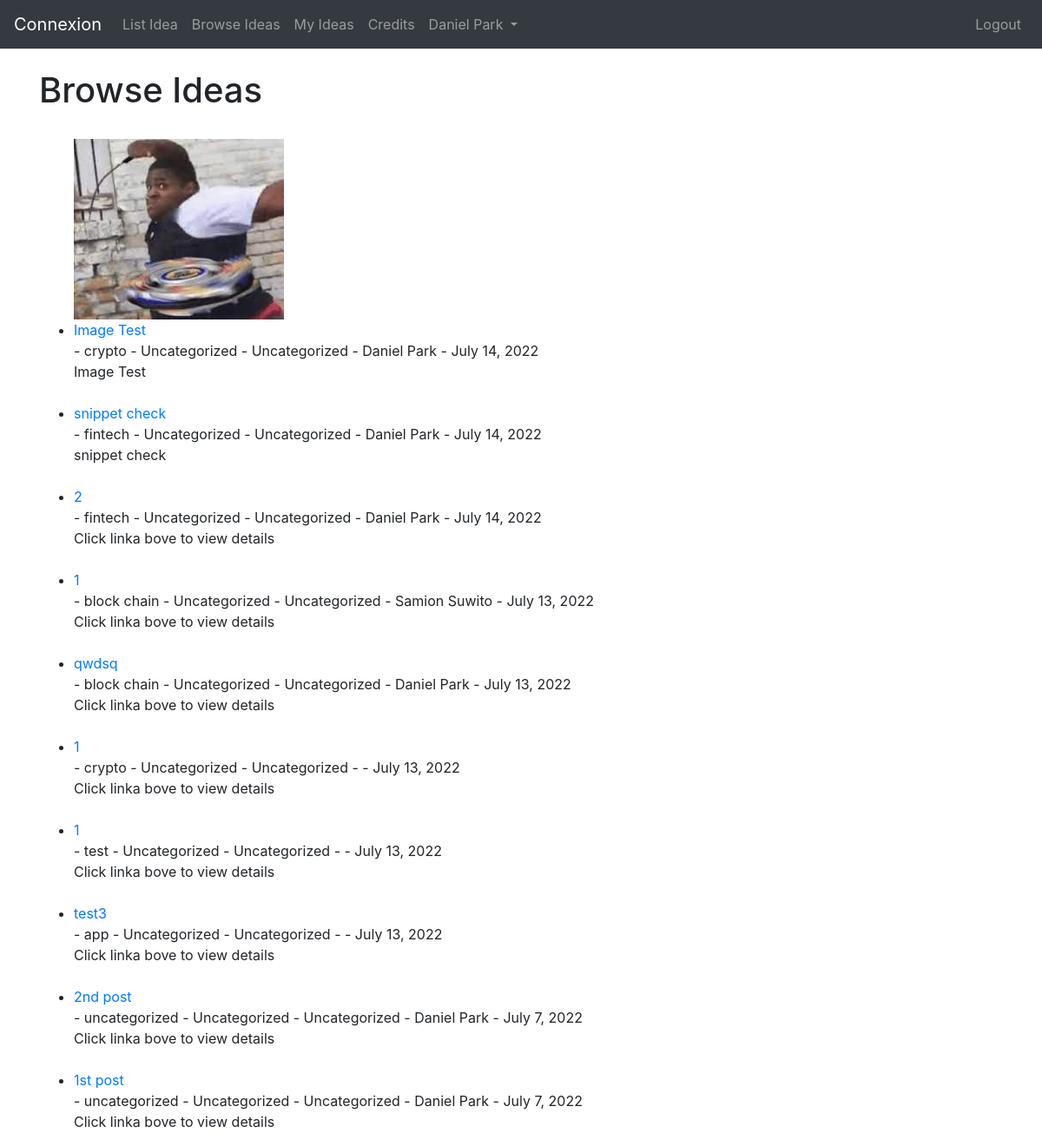
/browse_post/ (signed in), run on an earlier commit of the app's database.
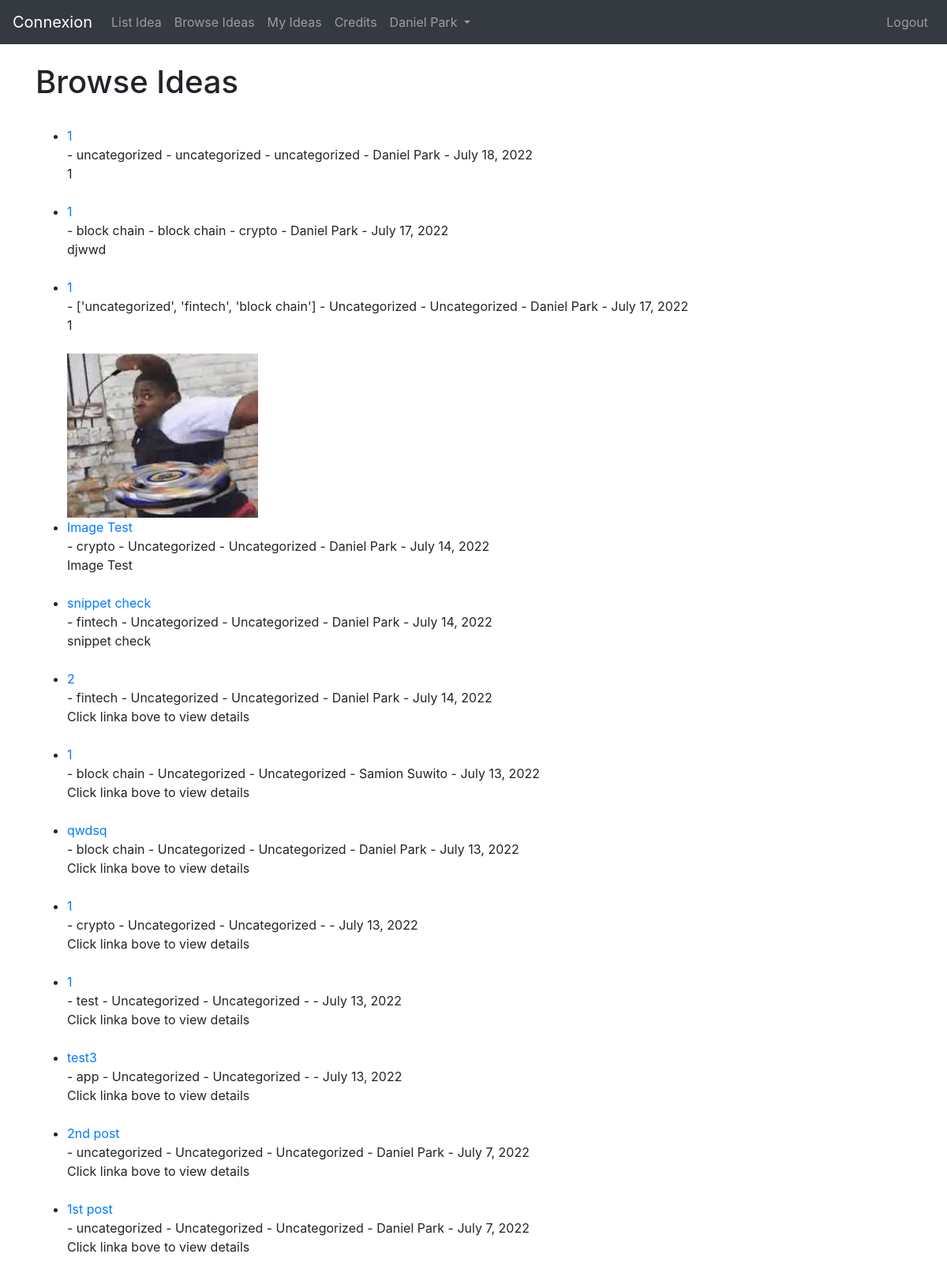
And on a later commit of the database.
### thesite/models.py (models this page shows, shortened)
class Post(models.Model):
    title = models.CharField(max_length=255)
    header_image = models.ImageField(null=True, blank=True, upload_to="images/")
    title_tag = models.CharField(max_length=255, default = "Post")
    author = models.ForeignKey(User, on_delete=models.CASCADE, null=True)
    size = models.IntegerField()
    budget = models.IntegerField()
    post_date = models.DateField(auto_now_add=True)
    category = models.CharField(max_length=255, default = "Uncategorized")
    category2 = models.CharField(max_length=255, default = "Uncategorized")
    category3 = models.CharField(max_length=255, default = "Uncategorized")
    snippet = models.CharField(max_length=255)
    description = RichTextField(blank=True, null=True)
    likes = models.ManyToManyField(User, related_name='blog_posts')
    terms = models.IntegerField(null=True)

### thesite/views.py (the view)
# urls.py: path('browse_post/', BrowseView.as_view(), name="browse_post"),
class BrowseView(ListView):
    model = Post
    template_name = 'browse_post.html'
    cats = Category.objects.all()
    ordering = ['-id']
    def get_context_data(self, *args, **kwargs):
        cat_menu = Category.objects.all()
        context = super(BrowseView, self).get_context_data(*args, **kwargs)
        context["cat_menu"] = cat_menu
        return context

### thesite/models.py (called while the page is built)
    def __str__(self):
        return self.name

### thesite/templates/browse_post.html
{% extends 'base.html' %}
{% block content %}
{% if user.is_authenticated %}
    <h1>Browse Ideas</h1>
    <ul>
    {% for post in object_list %}
        <br/>
        {% if post.header_image %}
            <img src="{{ post.header_image.url }}">
        {% endif %}
        <li><a href = "{% url 'article-detail' post.pk %}">{{ post.title }}</a>
             <br/> - {{ post.category }} - {{ post.category2 }} - {{ post.category3 }} - {{ post.author.first_name }}
        {{ post.author.last_name }} -  {{ post.post_date }}<br/>
        {{ post.snippet|slice:":200"|safe }}
        </li>
    {% endfor %}
    </ul>
{% else %}
You need to login to access this page
{% endif %}
{% endblock %}

### thesite/templates/base.html (shortened to what this page needs)
<!doctype html>
<html lang="en">
  <head>
    <link rel="stylesheet" href="https://cdn.jsdelivr.net/npm/bootstrap@4.4.1/dist/css/bootstrap.min.css">
  </head>
  <body>
<nav class="navbar navbar-expand-lg navbar-dark bg-dark">
  <a class="navbar-brand" href="{% url 'home' %}">Connexion</a>
  <div class="collapse navbar-collapse" id="navbarSupportedContent">
    <ul class="navbar-nav mr-auto">
      {% if user.is_authenticated %}
        <li class="nav-item">
          <a class="nav-link" href="{% url 'add_post' %}">List Idea</a>
        </li>
        <li class="nav-item">
          <a class="nav-link" href="{% url 'browse_post' %}">Browse Ideas</a>
        </li>
        <li class="nav-item">
          <a class="nav-link" href="{% url 'browse_post' %}">My Ideas</a>
        </li>
        <li class="nav-item">
          <a class="nav-link" href="{% url 'browse_post' %}">Credits</a>
        </li>
        <li class="nav-item dropdown">
          <a class="nav-link dropdown-toggle" href="#" id="navbarDropdown" role="button" data-toggle="dropdown" aria-haspopup="true" aria-expanded="false">
            {{ user.first_name }}
            {{ user.last_name }}
          </a>
        </li>
      {% endif %}
    </ul>
    {% if user.is_authenticated %}
      <ul class="navbar-nav ml-auto">
        <li class="nav-item">
          <a class="nav-link" href="{% url 'logout' %}">Logout</a>
        </li>
      </ul>
    {% endif %}
  </div>
</nav>
    <br/>
    <div class = "container">
        {% block content %}
        {% endblock %}
    </div>
  </body>
</html>

What changed in the data, as far as the page shows it:
added Post: title "1", category "uncategorized", category2 "uncategorized", category3 "uncategorized", author.first_name "Daniel", author.last_name "Park", post_date "July 18, 2022", snippet "1"
added Post: title "1", category "block chain", category2 "block chain", category3 "crypto", author.first_name "Daniel", author.last_name "Park", post_date "July 17, 2022", snippet "djwwd"
added Post: title "1", category "['uncategorized', 'fintech', 'block chain']", category2 "Uncategorized", category3 "Uncategorized", author.first_name "Daniel", author.last_name "Park", post_date "July 17, 2022", snippet "1"
